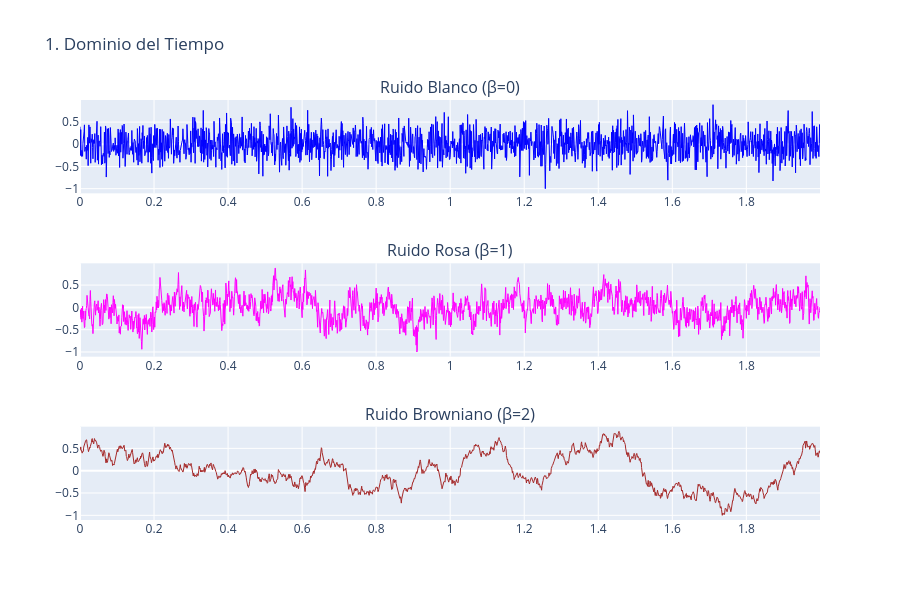

Notebook code for this chart:
### Markdown cell above
### Memoria en Ruido Rosa ($1/f$)
* Utiliza el sintetizador N-Tori y modifica la atenuación del ruido de color en el código cambiando la amplitud a $A_k = 1 / f_k^\alpha $ (Ruido Rosa y Browniano).

### Code cell
# beta=0 (Blanco), beta=1 (Rosa), beta=2 (Browniano)
t, h_white = base(srate=srate, sec=sec, beta=0, is_dirac=False) 
t, h_pink  = base(srate=srate, sec=sec, beta=1, is_dirac=False) 
t, h_brown = base(srate=srate, sec=sec, beta=2, is_dirac=False)

fig_time = make_subplots(rows=3, cols=1, subplot_titles=("Ruido Blanco (\u03B2=0)", "Ruido Rosa (\u03B2=1)", "Ruido Browniano (\u03B2=2)"))
fig_time.add_trace(go.Scatter(x=t, y=h_white, line=dict(color='blue', width=1), name="Blanco"), row=1, col=1)
fig_time.add_trace(go.Scatter(x=t, y=h_pink, line=dict(color='magenta', width=1), name="Rosa"), row=2, col=1)
fig_time.add_trace(go.Scatter(x=t, y=h_brown, line=dict(color='brown', width=1), name="Browniano"), row=3, col=1)
fig_time.update_layout(height=600, title_text="1. Dominio del Tiempo", showlegend=False)
fig_time.show()

### Figure 1 — Plotly figure (JSON) as saved in the notebook; plotly's stock layout.template omitted (floating-point values rounded to 4 significant figures; data arrays with more than 128 entries replaced by an {"elided": "..."} marker saying what was removed)
{"data": [{"line": {"color": "blue", "width": 1}, "name": "Blanco", "type": "scatter", "x": {"elided": "2000 float values"}, "xaxis": "x", "y": {"elided": "2000 float values"}, "yaxis": "y"}, {"line": {"color": "magenta", "width": 1}, "name": "Rosa", "type": "scatter", "x": {"elided": "2000 float values"}, "xaxis": "x2", "y": {"elided": "2000 float values"}, "yaxis": "y2"}, {"line": {"color": "brown", "width": 1}, "name": "Browniano", "type": "scatter", "x": {"elided": "2000 float values"}, "xaxis": "x3", "y": {"elided": "2000 float values"}, "yaxis": "y3"}], "layout": {"annotations": [{"font": {"size": 16}, "showarrow": false, "text": "Ruido Blanco (β=0)", "x": 0.5, "xanchor": "center", "xref": "paper", "y": 1, "yanchor": "bottom", "yref": "paper"}, {"font": {"size": 16}, "showarrow": false, "text": "Ruido Rosa (β=1)", "x": 0.5, "xanchor": "center", "xref": "paper", "y": 0.6111, "yanchor": "bottom", "yref": "paper"}, {"font": {"size": 16}, "showarrow": false, "text": "Ruido Browniano (β=2)", "x": 0.5, "xanchor": "center", "xref": "paper", "y": 0.2222, "yanchor": "bottom", "yref": "paper"}], "height": 600, "showlegend": false, "title": {"text": "1. Dominio del Tiempo"}, "xaxis": {"anchor": "y", "domain": [0, 1]}, "xaxis2": {"anchor": "y2", "domain": [0, 1]}, "xaxis3": {"anchor": "y3", "domain": [0, 1]}, "yaxis": {"anchor": "x", "domain": [0.7778, 1]}, "yaxis2": {"anchor": "x2", "domain": [0.3889, 0.6111]}, "yaxis3": {"anchor": "x3", "domain": [0, 0.2222]}}}
